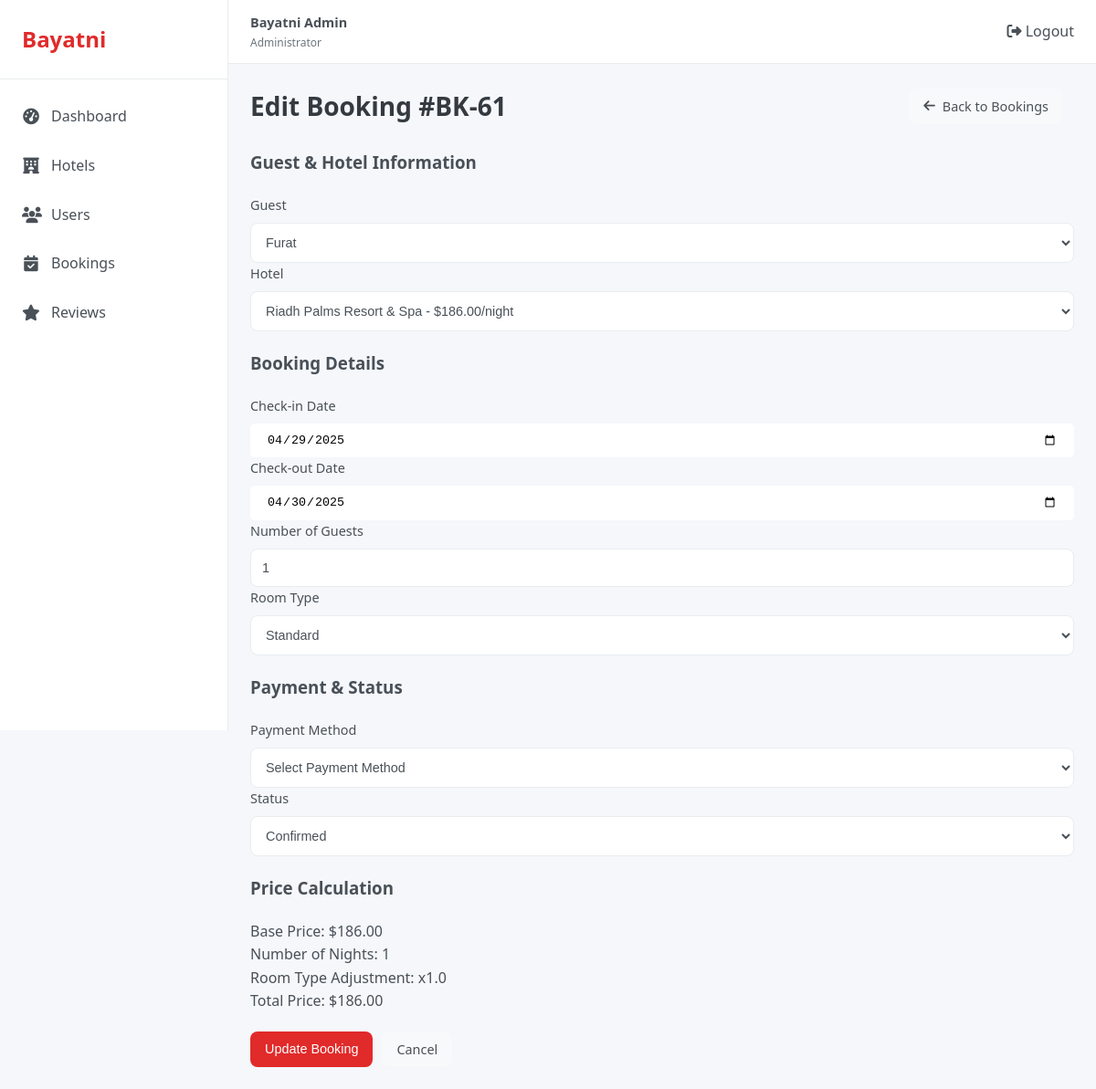
The page /admin/app/controllers/bookings/booking_edit.php?id=61 (signed in) on the database its author committed.
### tables this page shows
CREATE TABLE `bookings` (
  `id` int(11) NOT NULL,
  `user_id` int(11) NOT NULL,
  `hotel_id` int(11) NOT NULL,
  `check_in` date NOT NULL,
  `check_out` date NOT NULL,
  `guests` int(2) NOT NULL,
  `room_type` varchar(30) NOT NULL,
  `total_price` decimal(10,2) NOT NULL,
  `booking_date` timestamp NOT NULL DEFAULT current_timestamp(),
  `status` enum('confirmed','pending','cancelled','completed','no_show') NOT NULL DEFAULT 'confirmed',
  `completed_at` timestamp NULL DEFAULT NULL
);

CREATE TABLE `users` (
  `id` int(11) NOT NULL,
  `firstname` varchar(30) NOT NULL,
  `lastname` varchar(30) NOT NULL,
  `fullname` varchar(100) NOT NULL,
  `birthday` date NOT NULL,
  `email` varchar(100) NOT NULL,
  `status` enum('active','suspended') NOT NULL,
  `password` varchar(255) NOT NULL,
  `card_number` varchar(16) NOT NULL,
  `card_name` varchar(100) NOT NULL,
  `card_expire` varchar(5) NOT NULL,
  `card_cvc` varchar(4) NOT NULL,
  `created_at` timestamp NOT NULL DEFAULT current_timestamp(),
  `reset_token` varchar(64) NOT NULL,
  `token_expire` datetime NOT NULL
);

CREATE TABLE `hotels` (
  `id` int(11) NOT NULL,
  `title` varchar(100) NOT NULL,
  `location` varchar(100) NOT NULL,
  `price` decimal(10,2) NOT NULL,
  `rating` int(1) NOT NULL,
  `reviews_count` int(11) NOT NULL DEFAULT 0,
  `region` enum('tunis','hammamet','sousse','djerba','tabarka') NOT NULL,
  `image_url` varchar(255) NOT NULL,
  `features` varchar(255) DEFAULT NULL,
  `created_at` timestamp NOT NULL DEFAULT current_timestamp()
);

### admin/app/controllers/Bookings/booking_edit.php (the view, shortened to what this page needs)
<?php
require_once __DIR__ .'/../../../config/config.php';
$id = intval($_GET['id']);
$query = "SELECT b.*, u.fullname as guest_name, h.title as hotel_name, h.price as hotel_price
          FROM bookings b
          JOIN users u ON b.user_id = u.id
          JOIN hotels h ON b.hotel_id = h.id
          WHERE b.id = ?";
$stmt = $conn->prepare($query);
$stmt->bind_param("i", $id);
$stmt->execute();
$result = $stmt->get_result();
$booking = $result->fetch_assoc();
$usersQuery = "SELECT id, fullname FROM users ORDER BY fullname";
$usersResult = $conn->query($usersQuery);
$users = [];
if ($usersResult) {
    while ($row = $usersResult->fetch_assoc()) {
        $users[] = $row;
    }
}
$hotelsQuery = "SELECT id, title, price FROM hotels ORDER BY title";
$hotelsResult = $conn->query($hotelsQuery);
$hotels = [];
if ($hotelsResult) {
    while ($row = $hotelsResult->fetch_assoc()) {
        $hotels[] = $row;
    }
}
?>
<!DOCTYPE html>
<html lang="en">
<head>
    <link rel="stylesheet" href="../../../public/css/styles.css">
    <link rel="stylesheet" href="https://cdnjs.cloudflare.com/ajax/libs/font-awesome/6.4.0/css/all.min.css">
</head>
<body>
    <div class="dashboard">
    <?php include __DIR__ .'/../../../includes/sidebar.php'; ?>
        <main class="main-content">
        <?php include __DIR__ .'/../../../includes/header.php'; ?>
            <div class="dashboard-content">
                <div class="page-header">
                    <h1>Edit Booking #BK-<?php echo $id; ?></h1>
                    <a href="bookings.php" class="secondary-btn">
                        <i class="fas fa-arrow-left"></i> Back to Bookings
                    </a>
                </div>
                <div class="card">
                    <div class="card-body">
                        <form action="booking_edit.php?id=<?php echo $id; ?>" method="POST" class="form">
                            <div class="form-section">
                                <h3 style="margin-bottom:20px;">Guest & Hotel Information</h3>
                                <div class="form-row">
                                    <div class="form-group col-md-6">
                                        <label for="user_id">Guest</label>
                                        <select id="user_id" name="user_id" class="form-control" required>
                                            <?php foreach ($users as $user): ?>
                                            <option value="<?php echo $user['id']; ?>" <?php echo $booking['user_id'] == $user['id'] ? 'selected' : ''; ?>>
                                                <?php echo htmlspecialchars($user['fullname']); ?>
                                            </option>
                                            <?php endforeach; ?>
                                        </select>
                                    </div>
                                    <div class="form-group col-md-6">
                                        <label for="hotel_id">Hotel</label>
                                        <select id="hotel_id" name="hotel_id" class="form-control" required>
                                            <?php foreach ($hotels as $hotel): ?>
                                            <option value="<?php echo $hotel['id']; ?>" data-price="<?php echo $hotel['price']; ?>" <?php echo $booking['hotel_id'] == $hotel['id'] ? 'selected' : ''; ?>>
                                                <?php echo htmlspecialchars($hotel['title']); ?> - $<?php echo number_format($hotel['price'], 2); ?>/night
                                            </option>
                                            <?php endforeach; ?>
                                        </select>
                                    </div>
                                </div>
                            </div>
                            <div class="form-section">
                                <h3 style="margin-top:20px; margin-bottom:20px;">Booking Details</h3>
                                <div class="form-row">
                                    <div class="form-group col-md-6">
                                        <label for="check_in">Check-in Date</label>
                                        <input type="date" id="check_in" name="check_in" class="form-control" style="padding: 10px 18px; border-radius:5px; border:2px gray;" value="<?php echo htmlspecialchars($booking['check_in']); ?>" required>
                                    </div>
                                    <div class="form-group col-md-6">
                                        <label for="check_out">Check-out Date</label>
                                        <input type="date" id="check_out" name="check_out" class="form-control" style="padding: 10px 18px; border-radius:5px; border:2px gray;" value="<?php echo htmlspecialchars($booking['check_out']); ?>" required>
                                    </div>
                                </div>
                                <div class="form-row">
                                    <div class="form-group col-md-6">
                                        <label for="guests">Number of Guests</label>
                                        <input type="number" id="guests" name="guests" class="form-control" min="1" value="<?php echo htmlspecialchars($booking['guests']); ?>" required>
                                    </div>
                                    <div class="form-group col-md-6">
                                        <label for="room_type">Room Type</label>
                                        <select id="room_type" name="room_type" class="form-control" required>
                                            <option value="standard" <?php echo $booking['room_type'] == 'standard' ? 'selected' : ''; ?>>Standard</option>
                                        </select>
                                    </div>
                                </div>
                            </div>
                            <div class="form-section">
                                <h3 style="margin-top:20px; margin-bottom:20px;">Payment & Status</h3>
                                <div class="form-row">
                                    <div class="form-group col-md-6">
                                        <label for="payment_method">Payment Method</label>
                                        <select id="payment_method" name="payment_method" class="form-control" required>
                                            <option value="">Select Payment Method</option>
                                        </select>
                                    </div>
                                    <div class="form-group col-md-6">
                                        <label for="status">Status</label>
                                        <select id="status" name="status" class="form-control" required>
                                            <option value="confirmed" <?php echo $booking['status'] == 'confirmed' ? 'selected' : ''; ?>>Confirmed</option>
                                        </select>
                                    </div>
                                </div>
                            </div>
                            <div class="form-section">
                                <h3 style="margin-top:20px; margin-bottom:20px;">Price Calculation</h3>
                                <div class="price-calculator">
                                    <div class="price-row">
                                        <span>Base Price:</span>
                                        <span id="base-price">$<?php echo number_format($booking['hotel_price'], 2); ?></span>
                                    </div>
                                    <div class="price-row">
                                        <span>Number of Nights:</span>
                                        <span id="nights-count"><?php
                                            $checkInDate = new DateTime($booking['check_in']);
                                            $checkOutDate = new DateTime($booking['check_out']);
                                            $interval = $checkInDate->diff($checkOutDate);
                                            echo $interval->days;
                                        ?></span>
                                    </div>
                                    <div class="price-row">
                                        <span>Room Type Adjustment:</span>
                                        <span id="room-adjustment">x<?php
                                            $multiplier = 1;
                                            echo number_format($multiplier, 1);
                                        ?></span>
                                    </div>
                                    <div class="price-row total">
                                        <span>Total Price:</span>
                                        <span id="total-price">$<?php echo number_format($booking['total_price'], 2); ?></span>
                                    </div>
                                </div>
                            </div>
                            <div class="form-actions">
                                <button type="submit" class="primary-btn">Update Booking</button>
                                <a href="bookings.php" class="secondary-btn">Cancel</a>
                            </div>
                        </form>
                    </div>
                </div>
            </div>
        </main>
    </div>
</body>
</html>

### admin/public/css/styles.css (style rules this page uses)
:root { --primary-color: #e12a2a; --primary-light: #eef2ff; --secondary-color: #6c757d; --success-color: #28a745; --danger-color: #dc3545; --warning-color: #ffc107; --info-color: #17a2b8; --dark-color: #343a40; --light-color: #f8f9fa; --white-color: #ffffff; --sidebar-width: 250px; --header-height: 70px; --border-color: #e9ecef; --text-color: #495057; --text-muted: #6c757d; --shadow-sm: 0 0.125rem 0.25rem rgba(0, 0, 0, 0.075); --shadow: 0 0.5rem 1rem rgba(0, 0, 0, 0.15); --radius: 0.5rem; --transition: all 0.3s ease; }
* { margin: 0; padding: 0; box-sizing: border-box; }
body { font-family: 'Segoe UI', Tahoma, Geneva, Verdana, sans-serif; background-color: #f5f7fb; color: var(--text-color); line-height: 1.6; }
a { text-decoration: none; color: inherit; }
button { cursor: pointer; border: none; background: none; }
.dashboard { display: flex; min-height: 100vh; }
.main-content { flex: 1; margin-left: var(--sidebar-width); transition: var(--transition); }
.form-actions { display: flex; flex-direction: row; gap: 10px; margin-top: 20px; }
.dashboard-content { padding: 1.5rem; }
.page-header { display: flex; justify-content: space-between; align-items: center; margin-bottom: 1.5rem; }
.page-header h1 { font-size: 1.75rem; font-weight: 600; color: var(--dark-color); }
.primary-btn { background-color: var(--primary-color); color: var(--white-color); border-radius: var(--radius); padding: 0.5rem 1rem; font-size: 0.9rem; font-weight: 500; display: flex; align-items: center; transition: var(--transition); }
.secondary-btn { background-color: var(--light-color); color: var(--text-color); border-radius: var(--radius); padding: 0.5rem 1rem; font-size: 0.9rem; font-weight: 500; display: flex; align-items: center; transition: var(--transition); margin-right: 0.75rem; }
.secondary-btn i { margin-right: 0.5rem; }
.form-group { display: flex; flex-direction: column; }
.form-group label { font-size: 0.9rem; font-weight: 500; margin-bottom: 0.5rem; color: var(--text-color); }
.form-group input[type="text"], .form-group input[type="email"], .form-group input[type="password"], .form-group input[type="number"], .form-group input[type="url"], .form-group input[type="time"], .form-group select, .form-group textarea { padding: 0.75rem; border: 1px solid var(--border-color); border-radius: var(--radius); font-size: 0.9rem; color: var(--text-color); background-color: var(--white-color); outline: none; transition: var(--transition); }

### rows shown on the page
bookings: user_id "Furat", hotel_id "Riadh Palms Resort & Spa - $186.00/night", check_in "04/29/2025", check_out "04/30/2025", guests "1", room_type "Standard", status "Confirmed", hotel.price "186.00", check_in+check_out "1", total_price "186.00"

### other values the page prints
$id "61"
$multiplier "1.0"
